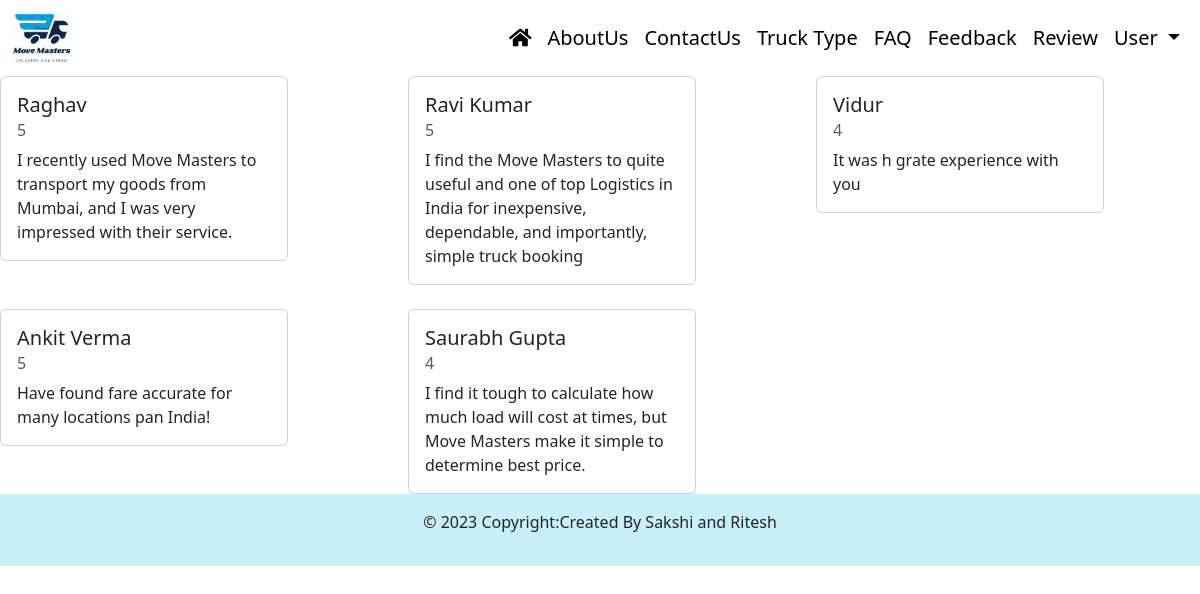
The page /Review/ on the database its author committed.
### transportapp/models.py (models this page shows, shortened)
class FeedBack_Rating(models.Model):
    name=models.CharField(max_length=45)
    email=models.EmailField(max_length=45)
    feedback_text=models.TextField()
    ratings=models.CharField(max_length=6)
    date=models.DateField(default=timezone.now)

### transportapp/views.py (the view)
# urls.py: path("Review/",views.review,name="review"),
def review(request):
    feed_list=FeedBack_Rating.objects.all()
    context={"feed_key":feed_list}
    return render(request,'transportapp/html/review.html',context)

### transportapp/templates/transportapp/html/review.html (shortened to what this page needs)
<!DOCTYPE html>
{%load static%}
<html lang="en">
<head>
    {%include "transportapp/html/common_css.html"%}
</head>
<body>
    {%include "transportapp/html/common_header.html"%}
    <div class="row row-cols-1 row-cols-md-3 g-4">
    {% for obj in feed_key %}
      <div class="col">
    <div class="card " style="width: 18rem;">
        <div class="card-body">
          <h5 class="card-title">{{obj.name}}</h5>
          <h6 class="card-subtitle mb-2 text-muted">{{obj.ratings}}</h6>
          <p class="card-text">{{obj.feedback_text}}</p>
        </div>
      </div>
      </div>
    {% endfor %}
  </div>
    {%include "transportapp/html/common_footer.html"%}
</body>
</html>

### transportapp/templates/transportapp/html/common_css.html (shortened to what this page needs)
{%load static%}
<link href="https://cdn.jsdelivr.net/npm/bootstrap@5.3.2/dist/css/bootstrap.min.css" rel="stylesheet">
<link rel="stylesheet" href="https://cdnjs.cloudflare.com/ajax/libs/font-awesome/5.9.0/css/all.min.css" />

### transportapp/templates/transportapp/html/common_header.html (shortened to what this page needs)
{%load static%}
<nav class="navbar navbar-expand-lg sticky-top" style="background-color: white;">
  <div class="container-fluid">
    <a class="navbar-brand" href="#"><img src="{%static 'transportapp/images/Logo.png' %}" alt="Cinque Terre" width="60px" height="50px"></a>
    <div class="collapse navbar-collapse" id="navbarSupportedContent">
      <ul class="navbar-nav ms-auto mb-2 mb-lg-0">
        <li class="nav-item">
          <a class="nav-link active" aria-current="page" href="{{'/'}}"><i class="fas fa-home"></i></a>
        </li>
        <li class="nav-item">
          <a class="nav-link" href="{{'/About_us/'}}">AboutUs</a>
        </li>
        <li class="nav-item">
          <a class="nav-link" href="{{'/Contact_us/'}}">ContactUs</a>
        </li>
        <li class="nav-item">
          <a class="nav-link" href="{{'/Truck_type'}}">Truck Type</a>
        </li>
        <li class="nav-item">
          <a class="nav-link" href="{{'/FAQ'}}">FAQ</a>
        </li>
        <li class="nav-item">
          <a class="nav-link" href="{{'/Feedback'}}">Feedback</a>
        </li>
        <li class="nav-item">
          <a class="nav-link" href="{{'/Review'}}">Review</a>
        </li>
        <li class="nav-item dropdown">
          <a class="nav-link dropdown-toggle" href="#" role="button" data-bs-toggle="dropdown" aria-expanded="false">
            User
          </a>
        </li>
      </ul>
    </div>
  </div>
</nav>

### transportapp/templates/transportapp/html/common_footer.html
<footer class="bg-light text-center text-lg-start">
    <div class="text-center p-3" style="background-color: rgba(8, 192, 238, 0.2);">
      <p style="text-align: center;">© 2023 Copyright:Created By Sakshi and Ritesh</p>
    </div>
  </footer>

### transportapp/templates/transportapp/html/common_header.html (style rules this page uses)
.nav-link { color:black !important; font:Poppins, sans-serif; font-weight: 500; font-size: 20px; }

### rows shown on the page
FeedBack_Rating: name "Raghav", ratings "5", feedback_text "I recently used Move Masters to transport my goods from Mumbai, and I was very impressed with their service."
FeedBack_Rating: name "Ravi Kumar", ratings "5", feedback_text "I find the Move Masters to quite useful and one of top Logistics in India for inexpensive, dependable, and importantly, simple truck booking"
FeedBack_Rating: name "Vidur", ratings "4", feedback_text "It was h grate experience with you"
FeedBack_Rating: name "Ankit Verma", ratings "5", feedback_text "Have found fare accurate for many locations pan India!"
FeedBack_Rating: name "Saurabh Gupta", ratings "4", feedback_text "I find it tough to calculate how much load will cost at times, but Move Masters make it simple to determine best price."
